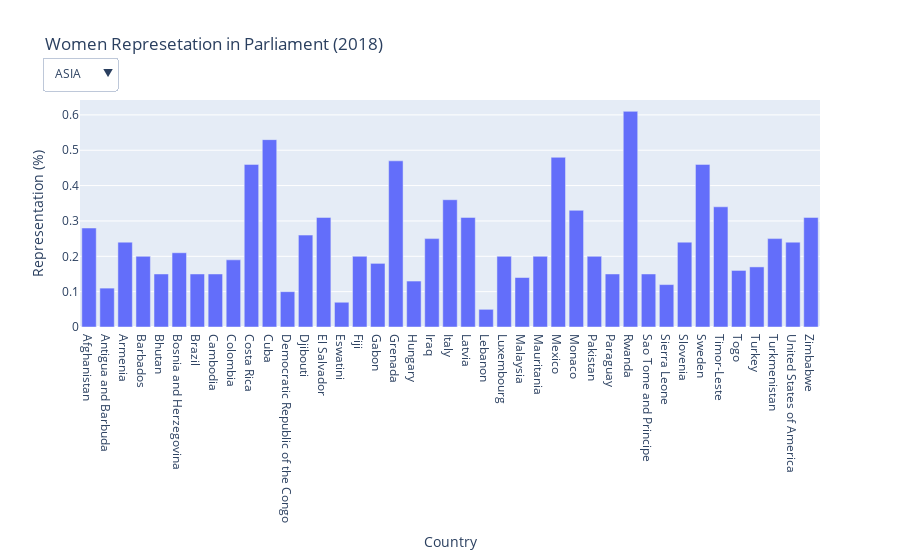

Notebook code for this chart:
### Code cell
import plotly.express as px

fig = px.bar(df_18, x='country', y='women_perc',
            labels=dict(country="Country", women_perc="Representation (%)"),
            title='Women Represetation in Parliament (2018) ')

# Add dropdown
fig.update_layout(
    updatemenus=[
        dict(
            buttons=list([
                dict(
                    args=["Region","ASIA"],
                    label="ASIA", #, "EUR", "MENA", "PAC","AME","SUB-SAHARAN"],
                    method="relayout"
                ),
                dict(
                    args=["Region", "EUR"],
                    label="EUR",
                    method="relayout"
                ),
                dict(
                    args=["Region", "MENA"],
                    label="MENA",
                    method="relayout"
                ),
                dict(
                    args=["Region", "PAC"],
                    label="PAC",
                    method="relayout"
                ),
                dict(
                    args=["Region", "AME"],
                    label="AME",
                    method="relayout"
                )
            ]),
            direction="down",
            pad={"r": 2, "t": 2},
            showactive=True,
            x=0.0001,
            xanchor="center",
            y=1.2,
            yanchor="top"
        ),
    ]
)

fig.show()

### Figure 1 — Plotly figure (JSON) as saved in the notebook; plotly's stock layout.template omitted (floating-point values rounded to 4 significant figures)
{"data": [{"alignmentgroup": "True", "hovertemplate": "Country=%{x}<br>Representation (%)=%{y}<extra></extra>", "legendgroup": "", "marker": {"color": "#636efa", "pattern": {"shape": ""}}, "name": "", "offsetgroup": "", "orientation": "v", "showlegend": false, "textposition": "auto", "type": "bar", "x": ["Afghanistan", "Antigua and Barbuda", "Armenia", "Barbados", "Bhutan", "Bosnia and Herzegovina", "Brazil", "Cambodia", "Colombia", "Costa Rica", "Cuba", "Democratic Republic of the Congo", "Djibouti", "El Salvador", "Eswatini", "Fiji", "Gabon", "Grenada", "Hungary", "Iraq", "Italy", "Latvia", "Lebanon", "Luxembourg", "Malaysia", "Mauritania", "Mexico", "Monaco", "Pakistan", "Paraguay", "Rwanda", "Sao Tome and Principe", "Sierra Leone", "Slovenia", "Sweden", "Timor-Leste", "Togo", "Turkey", "Turkmenistan", "United States of America", "Zimbabwe"], "xaxis": "x", "y": [0.28, 0.11, 0.24, 0.2, 0.15, 0.21, 0.15, 0.15, 0.19, 0.46, 0.53, 0.1, 0.26, 0.31, 0.07, 0.2, 0.18, 0.47, 0.13, 0.25, 0.36, 0.31, 0.05, 0.2, 0.14, 0.2, 0.48, 0.33, 0.2, 0.15, 0.61, 0.15, 0.12, 0.24, 0.46, 0.34, 0.16, 0.17, 0.25, 0.24, 0.31], "yaxis": "y"}], "layout": {"barmode": "relative", "legend": {"tracegroupgap": 0}, "title": {"text": "Women Represetation in Parliament (2018) "}, "updatemenus": [{"buttons": [{"args": ["Region", "ASIA"], "label": "ASIA", "method": "relayout"}, {"args": ["Region", "EUR"], "label": "EUR", "method": "relayout"}, {"args": ["Region", "MENA"], "label": "MENA", "method": "relayout"}, {"args": ["Region", "PAC"], "label": "PAC", "method": "relayout"}, {"args": ["Region", "AME"], "label": "AME", "method": "relayout"}], "direction": "down", "pad": {"r": 2, "t": 2}, "showactive": true, "x": 0.0001, "xanchor": "center", "y": 1.2, "yanchor": "top"}], "xaxis": {"anchor": "y", "domain": [0, 1], "title": {"text": "Country"}}, "yaxis": {"anchor": "x", "domain": [0, 1], "title": {"text": "Representation (%)"}}}}
